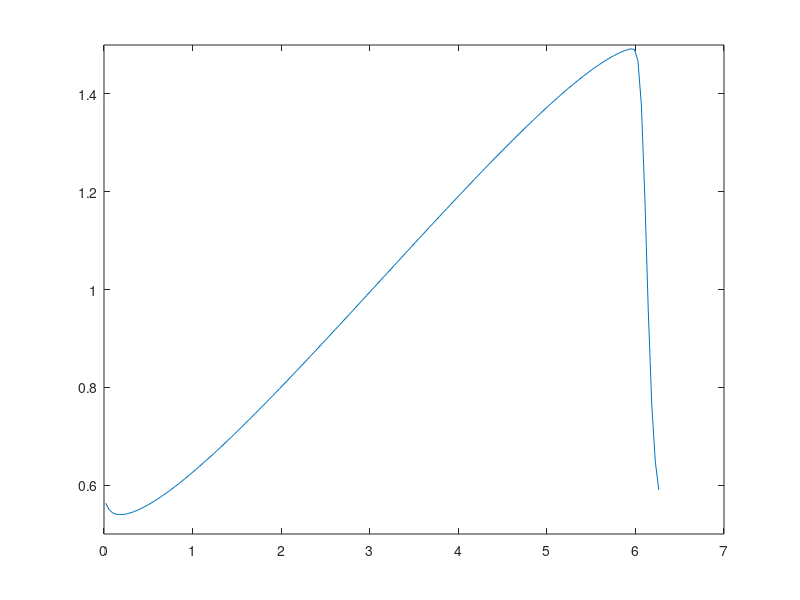

The MATLAB script that drew this image:
clear
close all
format long
clc

tmp2 = zeros(3,1);
n = [160];
for s = 1:1
%%% Burger's Equation Solver Using Finite Difference with Lax-Friedrich's
%%% flux with periodic boundary conditions

%%%%%%%%%%%%%%%%%%%%%%%%%%%%%%
%% Settings %%
% Final time
T = 3;

% Spatial grid discretization
N = n(s);

% CFL condition setting
omega = 0.9;

% Initial conditions and BC
u0 = @(x) 1 + sin(x)/2;
a = 0;
b = 2*pi;
%%%%%%%%%%%%%%%%%%%%%%%%%%%%%%

%% True solution settings %%
% tolerance
epsilon = 10^(-13);

% Max iterations
maxIt = 10000;

% Initial condition derivative
u0p = @(x) cos(x);

% Characteristic equation
f = @(x,x0,t) x0 + u0(x0)*t - x;
ff = @(x0,t) 1 + u0p(x0)*t;
%%%%%%%%%%%%%%%%%%%%%%%%%%%%%%%%

%% Setup %%
% Construct grid
h = (b-a)/N;
x = linspace(a+h/2,b-h/2,N);

% Initialize time variable
t = 0;

% Compute initial conditions
U = u0(x);

% Begin time iteration
plot(x,U)
pause(1)
while t < T
	% Store previous step
	U0 = U;
	
	% Compute alpha
	alpha = max(U0);
	
	% Modify time step
	k = (h/alpha)*omega;
	k = T/(floor(T/k)+1);
	
	% Compute left endpoint
	fplus = (1/2)*((U0(1)^2)/2 + (U0(2)^2)/2 - alpha*(U0(2) - U0(1)));
	fminus = (1/2)*((U0(N)^2)/2 + (U0(1)^2)/2 - alpha*(U0(1) - U0(N)));
	U(1) = U0(1) - (k/h)*(fplus - fminus);
	
	% Copmute intermediate points
	for j = 2:N-1
		fplus = (1/2)*((U0(j)^2)/2 + (U0(j+1)^2)/2 - alpha*(U0(j+1) - U0(j)));
		fminus = (1/2)*((U0(j-1)^2)/2 + (U0(j)^2)/2 - alpha*(U0(j) - U0(j-1)));
		U(j) = U0(j) - (k/h)*(fplus - fminus);
	end
	
	% Compute right endpoint
	fplus = (1/2)*((U0(N)^2)/2 + (U0(1)^2)/2 - alpha*(U0(1) - U0(N)));
	fminus = (1/2)*((U0(N-1)^2)/2 + (U0(N)^2)/2 - alpha*(U0(N) - U0(N-1)));
	U(N) = U0(N) - (k/h)*(fplus - fminus);
	
	t = t + k;
	
	plot(x,U)
	ylim([0.5,1.5])
	pause(0.1)
end
%%%%%%%%%%%%%%%%%%%%%%%%%%%
% plot(x,U)
% legend('T = 0.5','T = 1','T = 1.5')
% hold on

%% Compute true solution %%
% True solution
trU = U;
for i = 1:N
		xi = x(i);
		
		% Initial guess for newtons method
		x0 = xi;

		% Solve characteristic equation using newtons method.
		for j = 0:maxIt
			if abs(f(xi,x0,T)) <= epsilon
				break
			end
			
			x0 = x0 - f(xi,x0,T)/ff(x0,T);
		end
		
		trU(i) = u0(x0);
end

% tmp2(s) = max(norm(U-trU,1))/N;
end

% table(n',tmp2,[NaN;log2(tmp2(2)/tmp2(1));log2(tmp2(3)/tmp2(2))],'VariableNames',["N","Norm(Error)","Convergence Rate"])